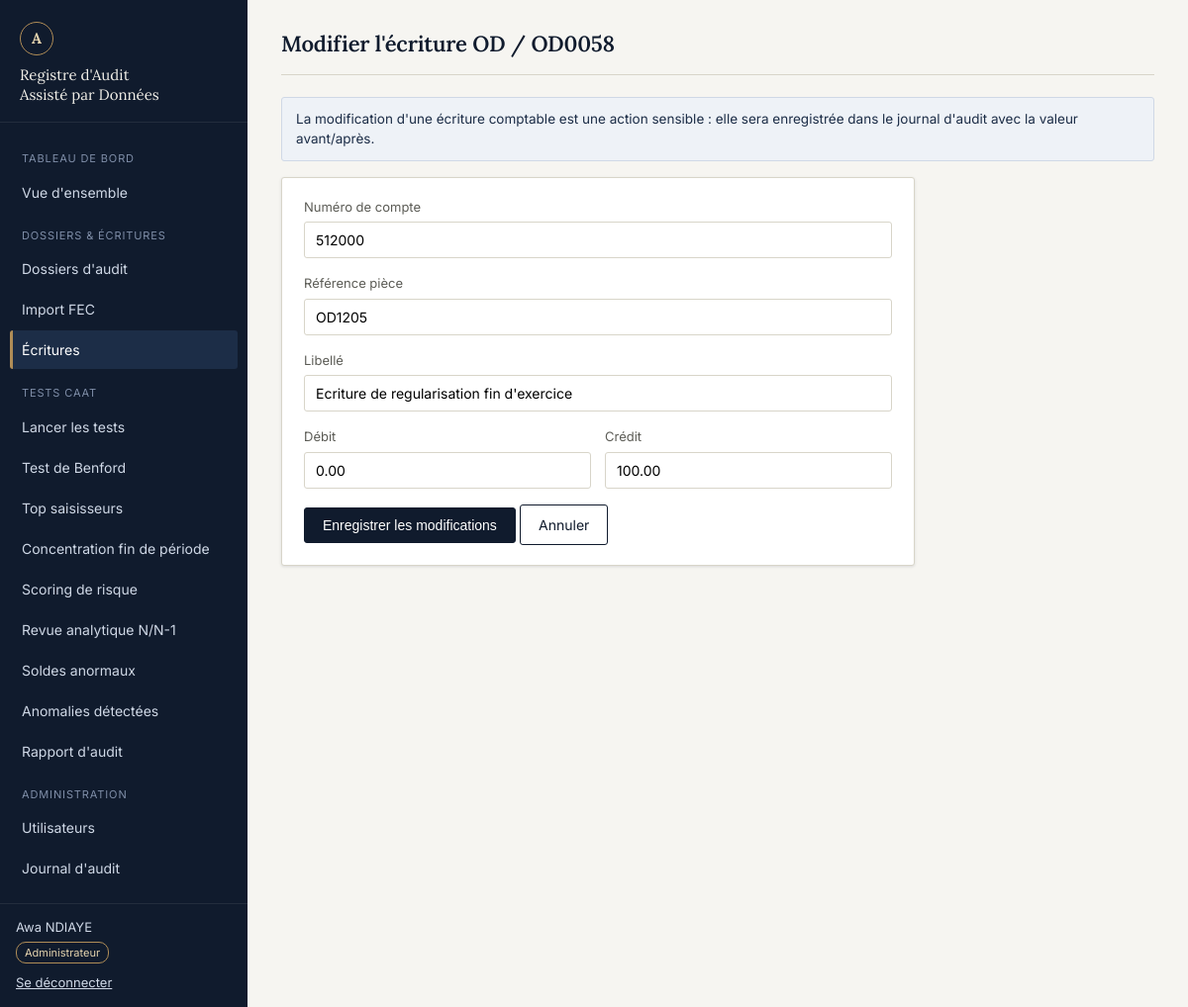
Page /modules/ecritures/modifier.php?id=518 (signed in) on the committed database.
### tables this page shows
CREATE TABLE ecritures (
    id              BIGINT AUTO_INCREMENT PRIMARY KEY,
    fec_id          INT NOT NULL,
    journal_code    VARCHAR(10) NOT NULL,
    journal_lib     VARCHAR(100),
    ecriture_num    VARCHAR(30) NOT NULL,
    ecriture_date   DATE NOT NULL,
    compte_num      VARCHAR(20) NOT NULL,
    compte_lib      VARCHAR(150),
    comp_aux_num    VARCHAR(20),
    comp_aux_lib    VARCHAR(150),
    piece_ref       VARCHAR(50),
    piece_date      DATE,
    ecriture_lib    VARCHAR(255),
    debit           DECIMAL(15,2) NOT NULL DEFAULT 0,
    credit          DECIMAL(15,2) NOT NULL DEFAULT 0,
    lettrage        VARCHAR(20),
    date_lettrage   DATE,
    valid_date      DATE,
    montant_devise  DECIMAL(15,2),
    idevise         VARCHAR(10),
    saisi_par       VARCHAR(50),
    date_saisie     DATETIME,
    CONSTRAINT fk_ecritures_fec FOREIGN KEY (fec_id) REFERENCES fichiers_fec(id)
        ON UPDATE CASCADE ON DELETE CASCADE,
    INDEX idx_ecritures_compte (compte_num),
    INDEX idx_ecritures_date (ecriture_date),
    INDEX idx_ecritures_piece (piece_ref),
    INDEX idx_ecritures_journal_num (journal_code, ecriture_num),
    INDEX idx_ecritures_saisi_par (saisi_par)
);

### modules/ecritures/modifier.php (the view, shortened to what this page needs)
<?php
$pdo = Database::getConnexion();
$id = filter_input(INPUT_GET, 'id', FILTER_VALIDATE_INT);
$stmt = $pdo->prepare(
    "SELECT e.*, d.id AS dossier_id, d.nom_client FROM ecritures e
     JOIN fichiers_fec f ON f.id = e.fec_id JOIN dossiers_audit d ON d.id = f.dossier_id
     WHERE e.id = :id"
);
$stmt->execute(['id' => $id]);
$ecriture = $stmt->fetch();
require __DIR__ . '/../../includes/header.php';
?>
<div class="app-shell">
  <?php require __DIR__ . '/../../includes/sidebar.php'; ?>
  <div class="contenu">
    <div class="topbar">
      <h1 style="margin:0;font-size:22px;">Modifier l'écriture <?= htmlspecialchars($ecriture['journal_code'] . ' / ' . $ecriture['ecriture_num'], ENT_QUOTES, 'UTF-8') ?></h1>
    </div>
    <div class="alerte alerte-info">
      La modification d'une écriture comptable est une action sensible : elle sera enregistrée dans le journal d'audit avec la valeur avant/après.
    </div>
    <div class="carte" style="max-width:640px;">
      <form method="post" action="" id="formEcriture" novalidate>
        <div class="champ">
          <label for="compte_num">Numéro de compte</label>
          <input type="text" name="compte_num" id="compte_num" required maxlength="20"
                 value="<?= htmlspecialchars($ecriture['compte_num'], ENT_QUOTES, 'UTF-8') ?>">
        </div>
        <div class="champ">
          <label for="piece_ref">Référence pièce</label>
          <input type="text" name="piece_ref" id="piece_ref" maxlength="50"
                 value="<?= htmlspecialchars($ecriture['piece_ref'] ?? '', ENT_QUOTES, 'UTF-8') ?>">
        </div>
        <div class="champ">
          <label for="ecriture_lib">Libellé</label>
          <input type="text" name="ecriture_lib" id="ecriture_lib" maxlength="255"
                 value="<?= htmlspecialchars($ecriture['ecriture_lib'] ?? '', ENT_QUOTES, 'UTF-8') ?>">
        </div>
        <div style="display:flex;gap:14px;">
          <div class="champ" style="flex:1;">
            <label for="debit">Débit</label>
            <input type="number" step="0.01" min="0" name="debit" id="debit" value="<?= htmlspecialchars((string) $ecriture['debit'], ENT_QUOTES, 'UTF-8') ?>">
          </div>
          <div class="champ" style="flex:1;">
            <label for="credit">Crédit</label>
            <input type="number" step="0.01" min="0" name="credit" id="credit" value="<?= htmlspecialchars((string) $ecriture['credit'], ENT_QUOTES, 'UTF-8') ?>">
          </div>
        </div>
        <button type="submit" class="btn">Enregistrer les modifications</button>
        <a href="voir.php?id=<?= (int) $id ?>" class="btn btn-secondaire">Annuler</a>
      </form>
    </div>
  </div>
</div>
<?php require __DIR__ . '/../../includes/footer.php'; ?>

### assets/css/style.css (style rules this page uses)
:root { --encre-900: #101b2d; --encre-700: #1c2d47; --encre-500: #35507a; --papier: #f6f5f1; --papier-2: #ecebe4; --ligne: #d8d5c9; --texte: #232323; --texte-att: #5c5c56; --or: #b08d57; --or-clair: #e4d3ae; --risque-critique: #a5312a; --risque-elevee: #c0662a; --risque-moyenne: #b3901c; --risque-faible: #5f7a5f; --ok: #3d6b4f; --rayon: 3px; --ombre: 0 1px 3px rgba(16, 27, 45, 0.12); }
* { box-sizing: border-box; }
body { margin: 0; background: var(--papier); color: var(--texte); font-family: 'Inter', system-ui, -apple-system, sans-serif; font-size: 15px; line-height: 1.5; }
h1, h2, h3, .titre-serif { font-family: 'Lora', Georgia, serif; color: var(--encre-900); font-weight: 600; letter-spacing: -0.01em; }
a { color: var(--encre-500); }
.app-shell { display: flex; min-height: 100vh; }
.contenu { flex: 1; min-width: 0; padding: 28px 34px 50px; }
.topbar { display: flex; justify-content: space-between; align-items: baseline; margin-bottom: 22px; border-bottom: 1px solid var(--ligne); padding-bottom: 14px; }
.carte { background: #fff; border: 1px solid var(--ligne); border-radius: var(--rayon); box-shadow: var(--ombre); padding: 20px 22px; margin-bottom: 20px; }
.btn { display: inline-block; padding: 9px 18px; border-radius: var(--rayon); border: 1px solid var(--encre-900); background: var(--encre-900); color: #fff; font-size: 14px; cursor: pointer; text-decoration: none; }
.btn-secondaire { background: transparent; color: var(--encre-900); }
.champ { margin-bottom: 16px; }
.champ label { display: block; font-size: 13px; color: var(--texte-att); margin-bottom: 5px; }
.champ input, .champ select { width: 100%; padding: 9px 11px; border: 1px solid var(--ligne); border-radius: var(--rayon); font-size: 14px; font-family: inherit; background: #fff; }
.alerte { padding: 11px 14px; border-radius: var(--rayon); font-size: 13.5px; margin-bottom: 16px; border: 1px solid transparent; }
.alerte-info { background: #eef2f7; color: var(--encre-700); border-color: #cfd8e6; }

### rows in the picture
ecritures: journal_code+ecriture_num "OD / OD0058", compte_num "512000", piece_ref "OD1205", ecriture_lib "Ecriture de regularisation fin d'exercice", debit "0.00", credit "100.00"

### other values in the picture
$u['prenom'] . ' ' . $u['nom'] "Awa NDIAYE"
$u['role_libelle'] "Administrateur"
